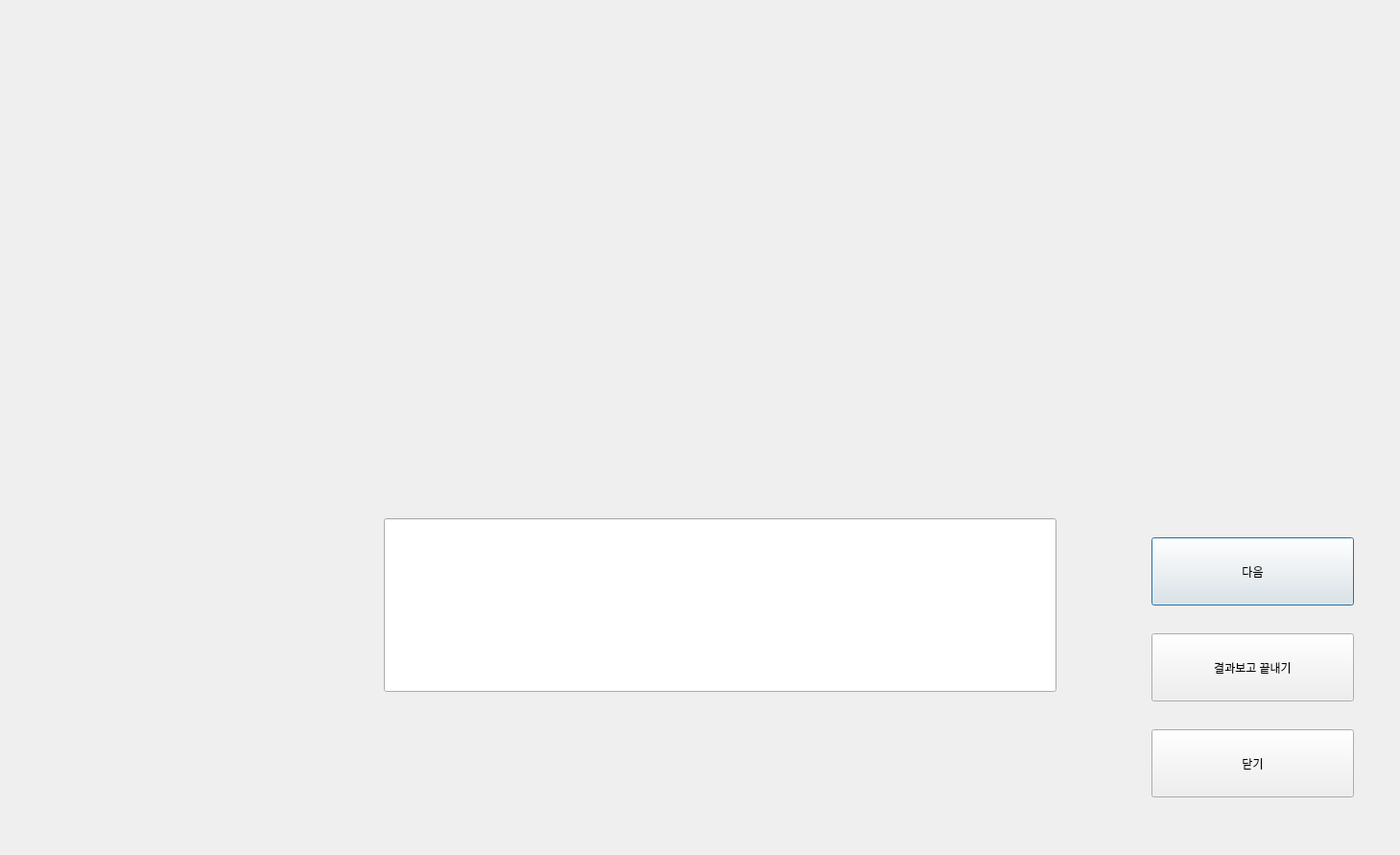
<?xml version="1.0" encoding="UTF-8"?>
<ui version="4.0">
 <class>wordTest</class>
 <widget class="QDialog" name="wordTest">
  <property name="geometry">
   <rect>
    <x>0</x>
    <y>0</y>
    <width>1459</width>
    <height>891</height>
   </rect>
  </property>
  <property name="windowTitle">
   <string>Dialog</string>
  </property>
  <widget class="QLabel" name="label">
   <property name="geometry">
    <rect>
     <x>410</x>
     <y>120</y>
     <width>691</width>
     <height>281</height>
    </rect>
   </property>
   <property name="font">
    <font>
     <family>Agency FB</family>
     <pointsize>16</pointsize>
     <weight>75</weight>
     <bold>true</bold>
    </font>
   </property>
   <property name="text">
    <string/>
   </property>
  </widget>
  <widget class="QLineEdit" name="lineEdit">
   <property name="geometry">
    <rect>
     <x>400</x>
     <y>540</y>
     <width>701</width>
     <height>181</height>
    </rect>
   </property>
   <property name="font">
    <font>
     <pointsize>16</pointsize>
    </font>
   </property>
  </widget>
  <widget class="QPushButton" name="pushButton">
   <property name="geometry">
    <rect>
     <x>1200</x>
     <y>560</y>
     <width>211</width>
     <height>71</height>
    </rect>
   </property>
   <property name="text">
    <string>다음</string>
   </property>
  </widget>
  <widget class="QPushButton" name="pushButton_2">
   <property name="geometry">
    <rect>
     <x>1200</x>
     <y>660</y>
     <width>211</width>
     <height>71</height>
    </rect>
   </property>
   <property name="text">
    <string>결과보고 끝내기</string>
   </property>
  </widget>
  <widget class="QPushButton" name="pushButton_3">
   <property name="geometry">
    <rect>
     <x>1200</x>
     <y>760</y>
     <width>211</width>
     <height>71</height>
    </rect>
   </property>
   <property name="text">
    <string>닫기</string>
   </property>
  </widget>
 </widget>
 <resources/>
 <connections/>
</ui>
